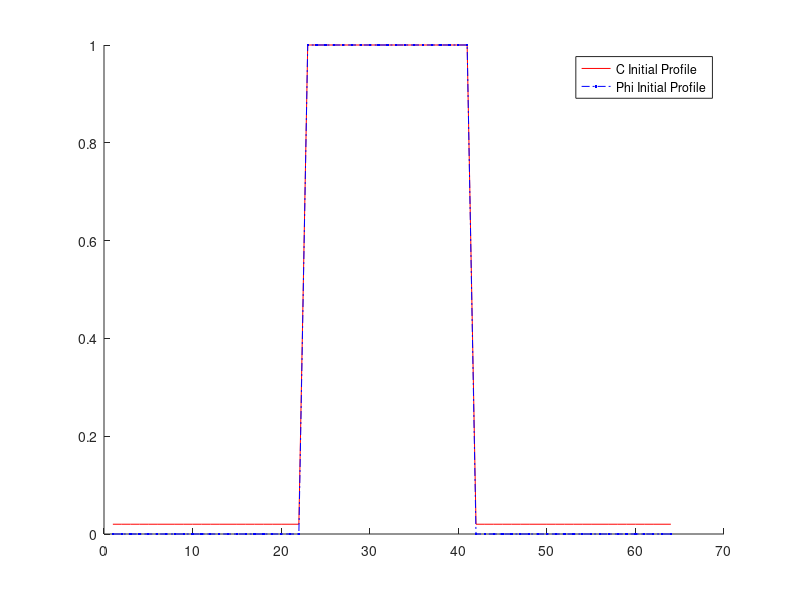

Here is the MATLAB script that generated this plot: (Note: a time limit stopped this script after it produced the figure.)
clc;
clf;
more off

function y = f(x)
y = x*x*x*(10-15*x+6*x*x);
endfunction

function y = fp(x)
y = 3*x*x*(10-15*x+6*x*x) + x*x*x*(12*x-15);
endfunction

N = 64;
halfN = N/2;
R = 10;

for i=1:N
for j=1:N
if(((i-halfN)*(i-halfN) + (j-halfN)*(j-halfN)) < R*R)
c(i,j) = 1.0;
phi(i,j) = 1.0;
else
c(i,j) = 0.02;
phi(i,j) = 0.0;
endif
endfor
endfor

Cprofile = c(:,halfN);
Phiprofile = phi(:,halfN);
hold on
plot(Cprofile,'r;C Initial Profile;');
plot(Phiprofile,'b.-.;Phi Initial Profile;');

print -djpg InitialProfilePG.jpg

delk = 2*pi/N;
dt = 0.5;
A = 1;
B = 1;
P = 1;
M = 1;
kappac = 1;
kappaphi = 1;
for m=1:1
for n=1:100
for i=1:N
for j=1:N
W = f(phi(i,j));
if(phi(i,j) < 0) W = 0;
elseif (phi(i,j) > 1) W = 1;
endif
hc(i,j) = 2*A*c(i,j)*(1-W) - 2*B*(1-c(i,j))*W;
endfor
endfor
for i=1:N
for j=1:N
Wp = fp(phi(i,j));
if(phi(i,j) < 0) Wp = 0;
elseif(phi(i,j) > 1) Wp = 0;
endif
hphi(i,j) = -A*c(i,j)*c(i,j)*Wp + 2*B*(1-c(i,j))*(1-c(i,j))*Wp + 2*P*phi(i,j)*(1-phi(i,j))*(1-2*phi(i,j));
endfor
endfor
hchat = fft2(hc);
hphihat = fft2(hphi);
chat = fft2(c);
phihat = fft2(phi);
for i=1:N
for j=1:N
if((i-1) <= halfN) kx = (i-1)*delk;
endif
if((i-1) > halfN) kx = (i-1-N)*delk;
endif
if((j-1) <= halfN) ky = (j-1)*delk;
endif
if((j-1) > halfN) ky = (j-1-N)*delk;
endif
k2 = kx*kx+ky*ky;
k4 = k2*k2;
chat(i,j) = (chat(i,j)-dt*k2*hchat(i,j))/(1+2*k4*dt);
phihat(i,j) = (phihat(i,j) - dt*hphihat(i,j))/(1+2*k2*dt);
endfor
endfor
c = real(ifft2(chat));
phi = real(ifft2(phihat));
endfor
endfor
Cprofile = c(:,halfN);
Phiprofile = phi(:,halfN);
plot(Cprofile,'r.-.;C Final Profile;');
plot(Phiprofile,'b;Phi Final Profile;');
print -dpng FinalProfilePG.jpg
hold off
